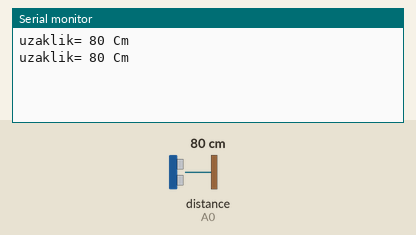
The sketch below on a simulated Arduino Uno, built with avr-gcc and run on an emulated ATmega328P. Parts: the last lines printed to the serial monitor. Inputs (shaded band) come from the test bench; at power-on: distance to the obstacle (sensor on A0) 80 cm.

Above: at 2.3 s.
2.4 s: distance to the obstacle (sensor on A0) set to 2 cm
At 2.4 s:
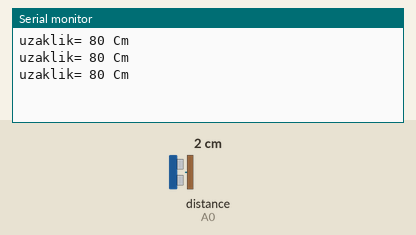
3.9 s: distance to the obstacle (sensor on A0) set to 18 cm
At 4.4 s:
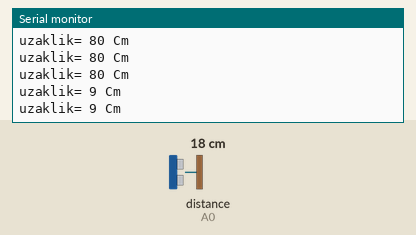
Timing chart, 0 to 6.9 s (numbered marks = the images above; inputs shaded):
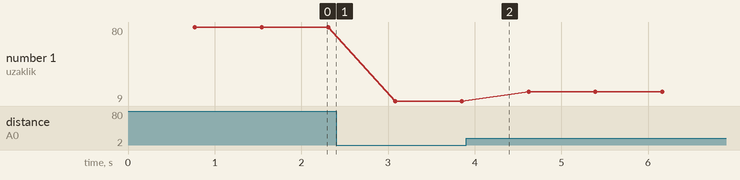

Measured:
- plotted number 1: 80 → 9 after the input at 2.4 s, 9 → 18 after the input at 3.9 s

The sketch:

SharpIR.ino
```cpp
#include <SharpIR.h>

#define IR A0 // define signal pin
#define model 1080 // used 1080 because model GP2Y0A21YK0F is used
// Sharp IR code for Robojax.com
// ir: the pin where your sensor is attached
// model: an int that determines your sensor:  1080 for GP2Y0A21Y
//                                            20150 for GP2Y0A02Y
//                                            430 for GP2Y0A41SK
/*
  2 to 15 cm GP2Y0A51SK0F  use 1080
  4 to 30 cm GP2Y0A41SK0F / GP2Y0AF30 series  use 430
  10 to 80 cm GP2Y0A21YK0F  use 1080
  10 to 150 cm GP2Y0A60SZLF use 10150
  20 to 150 cm GP2Y0A02YK0F use 20150
  100 to 550 cm GP2Y0A710K0F  use 100550

*/
SharpIR SharpIR(IR, model);


int uzaklik;

void setup() {
  Serial.begin(9600);

}

void loop() {

delay(750);

    uzaklik = SharpIR.distance();
    Serial.print("uzaklik= ");
    Serial.print(uzaklik);
    Serial.println(" Cm");

}
```
